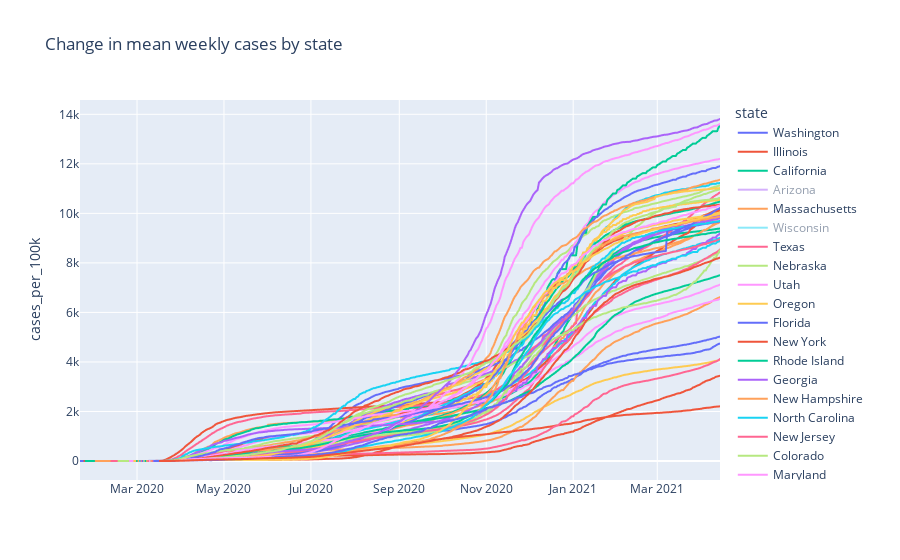

Here is the notebook cell this chart was saved with:
### Code cell
px.line(data_frame = usa_df, x= 'date', y= 'cases_per_100k',
        title="Change in mean weekly cases by state", color='state',
        labels={'weekly_rolling_new_cases':'Weekly new cases', 'date':''})

### Figure 1 — Plotly figure (JSON) as saved in the notebook; plotly's stock layout.template omitted (floating-point values rounded to 4 significant figures; data arrays with more than 128 entries replaced by an {"elided": "..."} marker saying what was removed)
{"data": [{"hovertemplate": "state=Washington<br>=%{x}<br>cases_per_100k=%{y}<extra></extra>", "legendgroup": "Washington", "line": {"color": "#636efa", "dash": "solid"}, "mode": "lines", "name": "Washington", "showlegend": true, "type": "scattergl", "x": {"elided": "450 str values"}, "xaxis": "x", "y": {"elided": "450 float values"}, "yaxis": "y"}, {"hovertemplate": "state=Illinois<br>=%{x}<br>cases_per_100k=%{y}<extra></extra>", "legendgroup": "Illinois", "line": {"color": "#EF553B", "dash": "solid"}, "mode": "lines", "name": "Illinois", "showlegend": true, "type": "scattergl", "x": {"elided": "447 str values"}, "xaxis": "x", "y": {"elided": "447 float values"}, "yaxis": "y"}, {"hovertemplate": "state=California<br>=%{x}<br>cases_per_100k=%{y}<extra></extra>", "legendgroup": "California", "line": {"color": "#00cc96", "dash": "solid"}, "mode": "lines", "name": "California", "showlegend": true, "type": "scattergl", "x": {"elided": "446 str values"}, "xaxis": "x", "y": {"elided": "446 float values"}, "yaxis": "y"}, {"hovertemplate": "state=Arizona<br>=%{x}<br>cases_per_100k=%{y}<extra></extra>", "legendgroup": "Arizona", "line": {"color": "#ab63fa", "dash": "solid"}, "mode": "lines", "name": "Arizona", "showlegend": true, "type": "scattergl", "visible": "legendonly", "x": {"elided": "445 str values"}, "xaxis": "x", "y": {"elided": "445 float values"}, "yaxis": "y"}, {"hovertemplate": "state=Massachusetts<br>=%{x}<br>cases_per_100k=%{y}<extra></extra>", "legendgroup": "Massachusetts", "line": {"color": "#FFA15A", "dash": "solid"}, "mode": "lines", "name": "Massachusetts", "showlegend": true, "type": "scattergl", "x": {"elided": "439 str values"}, "xaxis": "x", "y": {"elided": "439 float values"}, "yaxis": "y"}, {"hovertemplate": "state=Wisconsin<br>=%{x}<br>cases_per_100k=%{y}<extra></extra>", "legendgroup": "Wisconsin", "line": {"color": "#19d3f3", "dash": "solid"}, "mode": "lines", "name": "Wisconsin", "showlegend": true, "type": "scattergl", "visible": "legendonly", "x": {"elided": "435 str values"}, "xaxis": "x", "y": {"elided": "435 float values"}, "yaxis": "y"}, {"hovertemplate": "state=Texas<br>=%{x}<br>cases_per_100k=%{y}<extra></extra>", "legendgroup": "Texas", "line": {"color": "#FF6692", "dash": "solid"}, "mode": "lines", "name": "Texas", "showlegend": true, "type": "scattergl", "x": {"elided": "428 str values"}, "xaxis": "x", "y": {"elided": "428 float values"}, "yaxis": "y"}, {"hovertemplate": "state=Nebraska<br>=%{x}<br>cases_per_100k=%{y}<extra></extra>", "legendgroup": "Nebraska", "line": {"color": "#B6E880", "dash": "solid"}, "mode": "lines", "name": "Nebraska", "showlegend": true, "type": "scattergl", "x": {"elided": "423 str values"}, "xaxis": "x", "y": {"elided": "423 float values"}, "yaxis": "y"}, {"hovertemplate": "state=Utah<br>=%{x}<br>cases_per_100k=%{y}<extra></extra>", "legendgroup": "Utah", "line": {"color": "#FF97FF", "dash": "solid"}, "mode": "lines", "name": "Utah", "showlegend": true, "type": "scattergl", "x": {"elided": "415 str values"}, "xaxis": "x", "y": {"elided": "415 float values"}, "yaxis": "y"}, {"hovertemplate": "state=Oregon<br>=%{x}<br>cases_per_100k=%{y}<extra></extra>", "legendgroup": "Oregon", "line": {"color": "#FECB52", "dash": "solid"}, "mode": "lines", "name": "Oregon", "showlegend": true, "type": "scattergl", "x": {"elided": "412 str values"}, "xaxis": "x", "y": {"elided": "412 float values"}, "yaxis": "y"}, {"hovertemplate": "state=Florida<br>=%{x}<br>cases_per_100k=%{y}<extra></extra>", "legendgroup": "Florida", "line": {"color": "#636efa", "dash": "solid"}, "mode": "lines", "name": "Florida", "showlegend": true, "type": "scattergl", "x": {"elided": "410 str values"}, "xaxis": "x", "y": {"elided": "410 float values"}, "yaxis": "y"}, {"hovertemplate": "state=New York<br>=%{x}<br>cases_per_100k=%{y}<extra></extra>", "legendgroup": "New York", "line": {"color": "#EF553B", "dash": "solid"}, "mode": "lines", "name": "New York", "showlegend": true, "type": "scattergl", "x": {"elided": "410 str values"}, "xaxis": "x", "y": {"elided": "410 float values"}, "yaxis": "y"}, {"hovertemplate": "state=Rhode Island<br>=%{x}<br>cases_per_100k=%{y}<extra></extra>", "legendgroup": "Rhode Island", "line": {"color": "#00cc96", "dash": "solid"}, "mode": "lines", "name": "Rhode Island", "showlegend": true, "type": "scattergl", "x": {"elided": "410 str values"}, "xaxis": "x", "y": {"elided": "410 float values"}, "yaxis": "y"}, {"hovertemplate": "state=Georgia<br>=%{x}<br>cases_per_100k=%{y}<extra></extra>", "legendgroup": "Georgia", "line": {"color": "#ab63fa", "dash": "solid"}, "mode": "lines", "name": "Georgia", "showlegend": true, "type": "scattergl", "x": {"elided": "409 str values"}, "xaxis": "x", "y": {"elided": "409 float values"}, "yaxis": "y"}, {"hovertemplate": "state=New Hampshire<br>=%{x}<br>cases_per_100k=%{y}<extra></extra>", "legendgroup": "New Hampshire", "line": {"color": "#FFA15A", "dash": "solid"}, "mode": "lines", "name": "New Hampshire", "showlegend": true, "type": "scattergl", "x": {"elided": "409 str values"}, "xaxis": "x", "y": {"elided": "409 float values"}, "yaxis": "y"}, {"hovertemplate": "state=North Carolina<br>=%{x}<br>cases_per_100k=%{y}<extra></extra>", "legendgroup": "North Carolina", "line": {"color": "#19d3f3", "dash": "solid"}, "mode": "lines", "name": "North Carolina", "showlegend": true, "type": "scattergl", "x": {"elided": "408 str values"}, "xaxis": "x", "y": {"elided": "408 float values"}, "yaxis": "y"}, {"hovertemplate": "state=New Jersey<br>=%{x}<br>cases_per_100k=%{y}<extra></extra>", "legendgroup": "New Jersey", "line": {"color": "#FF6692", "dash": "solid"}, "mode": "lines", "name": "New Jersey", "showlegend": true, "type": "scattergl", "x": {"elided": "407 str values"}, "xaxis": "x", "y": {"elided": "407 float values"}, "yaxis": "y"}, {"hovertemplate": "state=Colorado<br>=%{x}<br>cases_per_100k=%{y}<extra></extra>", "legendgroup": "Colorado", "line": {"color": "#B6E880", "dash": "solid"}, "mode": "lines", "name": "Colorado", "showlegend": true, "type": "scattergl", "x": {"elided": "406 str values"}, "xaxis": "x", "y": {"elided": "406 float values"}, "yaxis": "y"}, {"hovertemplate": "state=Maryland<br>=%{x}<br>cases_per_100k=%{y}<extra></extra>", "legendgroup": "Maryland", "line": {"color": "#FF97FF", "dash": "solid"}, "mode": "lines", "name": "Maryland", "showlegend": true, "type": "scattergl", "x": {"elided": "406 str values"}, "xaxis": "x", "y": {"elided": "406 float values"}, "yaxis": "y"}, {"hovertemplate": "state=Nevada<br>=%{x}<br>cases_per_100k=%{y}<extra></extra>", "legendgroup": "Nevada", "line": {"color": "#FECB52", "dash": "solid"}, "mode": "lines", "name": "Nevada", "showlegend": true, "type": "scattergl", "x": {"elided": "406 str values"}, "xaxis": "x", "y": {"elided": "406 float values"}, "yaxis": "y"}, {"hovertemplate": "state=Tennessee<br>=%{x}<br>cases_per_100k=%{y}<extra></extra>", "legendgroup": "Tennessee", "line": {"color": "#636efa", "dash": "solid"}, "mode": "lines", "name": "Tennessee", "showlegend": true, "type": "scattergl", "x": {"elided": "406 str values"}, "xaxis": "x", "y": {"elided": "406 float values"}, "yaxis": "y"}, {"hovertemplate": "state=Hawaii<br>=%{x}<br>cases_per_100k=%{y}<extra></extra>", "legendgroup": "Hawaii", "line": {"color": "#EF553B", "dash": "solid"}, "mode": "lines", "name": "Hawaii", "showlegend": true, "type": "scattergl", "x": {"elided": "405 str values"}, "xaxis": "x", "y": {"elided": "405 float values"}, "yaxis": "y"}, {"hovertemplate": "state=Indiana<br>=%{x}<br>cases_per_100k=%{y}<extra></extra>", "legendgroup": "Indiana", "line": {"color": "#00cc96", "dash": "solid"}, "mode": "lines", "name": "Indiana", "showlegend": true, "type": "scattergl", "x": {"elided": "405 str values"}, "xaxis": "x", "y": {"elided": "405 float values"}, "yaxis": "y"}, {"hovertemplate": "state=Kentucky<br>=%{x}<br>cases_per_100k=%{y}<extra></extra>", "legendgroup": "Kentucky", "line": {"color": "#ab63fa", "dash": "solid"}, "mode": "lines", "name": "Kentucky", "showlegend": true, "type": "scattergl", "x": {"elided": "405 str values"}, "xaxis": "x", "y": {"elided": "405 float values"}, "yaxis": "y"}, {"hovertemplate": "state=Minnesota<br>=%{x}<br>cases_per_100k=%{y}<extra></extra>", "legendgroup": "Minnesota", "line": {"color": "#FFA15A", "dash": "solid"}, "mode": "lines", "name": "Minnesota", "showlegend": true, "type": "scattergl", "x": {"elided": "405 str values"}, "xaxis": "x", "y": {"elided": "405 float values"}, "yaxis": "y"}, {"hovertemplate": "state=Oklahoma<br>=%{x}<br>cases_per_100k=%{y}<extra></extra>", "legendgroup": "Oklahoma", "line": {"color": "#19d3f3", "dash": "solid"}, "mode": "lines", "name": "Oklahoma", "showlegend": true, "type": "scattergl", "x": {"elided": "405 str values"}, "xaxis": "x", "y": {"elided": "405 float values"}, "yaxis": "y"}, {"hovertemplate": "state=Pennsylvania<br>=%{x}<br>cases_per_100k=%{y}<extra></extra>", "legendgroup": "Pennsylvania", "line": {"color": "#FF6692", "dash": "solid"}, "mode": "lines", "name": "Pennsylvania", "showlegend": true, "type": "scattergl", "x": {"elided": "405 str values"}, "xaxis": "x", "y": {"elided": "405 float values"}, "yaxis": "y"}, {"hovertemplate": "state=South Carolina<br>=%{x}<br>cases_per_100k=%{y}<extra></extra>", "legendgroup": "South Carolina", "line": {"color": "#B6E880", "dash": "solid"}, "mode": "lines", "name": "South Carolina", "showlegend": true, "type": "scattergl", "x": {"elided": "405 str values"}, "xaxis": "x", "y": {"elided": "405 float values"}, "yaxis": "y"}, {"hovertemplate": "state=District of Columbia<br>=%{x}<br>cases_per_100k=%{y}<extra></extra>", "legendgroup": "District of Columbia", "line": {"color": "#FF97FF", "dash": "solid"}, "mode": "lines", "name": "District of Columbia", "showlegend": true, "type": "scattergl", "x": {"elided": "404 str values"}, "xaxis": "x", "y": {"elided": "404 float values"}, "yaxis": "y"}, {"hovertemplate": "state=Kansas<br>=%{x}<br>cases_per_100k=%{y}<extra></extra>", "legendgroup": "Kansas", "line": {"color": "#FECB52", "dash": "solid"}, "mode": "lines", "name": "Kansas", "showlegend": true, "type": "scattergl", "x": {"elided": "404 str values"}, "xaxis": "x", "y": {"elided": "404 float values"}, "yaxis": "y"}, {"hovertemplate": "state=Missouri<br>=%{x}<br>cases_per_100k=%{y}<extra></extra>", "legendgroup": "Missouri", "line": {"color": "#636efa", "dash": "solid"}, "mode": "lines", "name": "Missouri", "showlegend": true, "type": "scattergl", "x": {"elided": "404 str values"}, "xaxis": "x", "y": {"elided": "404 float values"}, "yaxis": "y"}, {"hovertemplate": "state=Vermont<br>=%{x}<br>cases_per_100k=%{y}<extra></extra>", "legendgroup": "Vermont", "line": {"color": "#EF553B", "dash": "solid"}, "mode": "lines", "name": "Vermont", "showlegend": true, "type": "scattergl", "x": {"elided": "404 str values"}, "xaxis": "x", "y": {"elided": "404 float values"}, "yaxis": "y"}, {"hovertemplate": "state=Virginia<br>=%{x}<br>cases_per_100k=%{y}<extra></extra>", "legendgroup": "Virginia", "line": {"color": "#00cc96", "dash": "solid"}, "mode": "lines", "name": "Virginia", "showlegend": true, "type": "scattergl", "x": {"elided": "404 str values"}, "xaxis": "x", "y": {"elided": "404 float values"}, "yaxis": "y"}, {"hovertemplate": "state=Connecticut<br>=%{x}<br>cases_per_100k=%{y}<extra></extra>", "legendgroup": "Connecticut", "line": {"color": "#ab63fa", "dash": "solid"}, "mode": "lines", "name": "Connecticut", "showlegend": true, "type": "scattergl", "x": {"elided": "403 str values"}, "xaxis": "x", "y": {"elided": "403 float values"}, "yaxis": "y"}, {"hovertemplate": "state=Iowa<br>=%{x}<br>cases_per_100k=%{y}<extra></extra>", "legendgroup": "Iowa", "line": {"color": "#FFA15A", "dash": "solid"}, "mode": "lines", "name": "Iowa", "showlegend": true, "type": "scattergl", "x": {"elided": "403 str values"}, "xaxis": "x", "y": {"elided": "403 float values"}, "yaxis": "y"}, {"hovertemplate": "state=Louisiana<br>=%{x}<br>cases_per_100k=%{y}<extra></extra>", "legendgroup": "Louisiana", "line": {"color": "#19d3f3", "dash": "solid"}, "mode": "lines", "name": "Louisiana", "showlegend": true, "type": "scattergl", "x": {"elided": "402 str values"}, "xaxis": "x", "y": {"elided": "402 float values"}, "yaxis": "y"}, {"hovertemplate": "state=Ohio<br>=%{x}<br>cases_per_100k=%{y}<extra></extra>", "legendgroup": "Ohio", "line": {"color": "#FF6692", "dash": "solid"}, "mode": "lines", "name": "Ohio", "showlegend": true, "type": "scattergl", "x": {"elided": "402 str values"}, "xaxis": "x", "y": {"elided": "402 float values"}, "yaxis": "y"}, {"hovertemplate": "state=Michigan<br>=%{x}<br>cases_per_100k=%{y}<extra></extra>", "legendgroup": "Michigan", "line": {"color": "#B6E880", "dash": "solid"}, "mode": "lines", "name": "Michigan", "showlegend": true, "type": "scattergl", "x": {"elided": "401 str values"}, "xaxis": "x", "y": {"elided": "401 float values"}, "yaxis": "y"}, {"hovertemplate": "state=South Dakota<br>=%{x}<br>cases_per_100k=%{y}<extra></extra>", "legendgroup": "South Dakota", "line": {"color": "#FF97FF", "dash": "solid"}, "mode": "lines", "name": "South Dakota", "showlegend": true, "type": "scattergl", "x": {"elided": "401 str values"}, "xaxis": "x", "y": {"elided": "401 float values"}, "yaxis": "y"}, {"hovertemplate": "state=Arkansas<br>=%{x}<br>cases_per_100k=%{y}<extra></extra>", "legendgroup": "Arkansas", "line": {"color": "#FECB52", "dash": "solid"}, "mode": "lines", "name": "Arkansas", "showlegend": true, "type": "scattergl", "x": {"elided": "400 str values"}, "xaxis": "x", "y": {"elided": "400 float values"}, "yaxis": "y"}, {"hovertemplate": "state=Delaware<br>=%{x}<br>cases_per_100k=%{y}<extra></extra>", "legendgroup": "Delaware", "line": {"color": "#636efa", "dash": "solid"}, "mode": "lines", "name": "Delaware", "showlegend": true, "type": "scattergl", "x": {"elided": "400 str values"}, "xaxis": "x", "y": {"elided": "400 float values"}, "yaxis": "y"}, {"hovertemplate": "state=Mississippi<br>=%{x}<br>cases_per_100k=%{y}<extra></extra>", "legendgroup": "Mississippi", "line": {"color": "#EF553B", "dash": "solid"}, "mode": "lines", "name": "Mississippi", "showlegend": true, "type": "scattergl", "x": {"elided": "400 str values"}, "xaxis": "x", "y": {"elided": "400 float values"}, "yaxis": "y"}, {"hovertemplate": "state=New Mexico<br>=%{x}<br>cases_per_100k=%{y}<extra></extra>", "legendgroup": "New Mexico", "line": {"color": "#00cc96", "dash": "solid"}, "mode": "lines", "name": "New Mexico", "showlegend": true, "type": "scattergl", "x": {"elided": "400 str values"}, "xaxis": "x", "y": {"elided": "400 float values"}, "yaxis": "y"}, {"hovertemplate": "state=North Dakota<br>=%{x}<br>cases_per_100k=%{y}<extra></extra>", "legendgroup": "North Dakota", "line": {"color": "#ab63fa", "dash": "solid"}, "mode": "lines", "name": "North Dakota", "showlegend": true, "type": "scattergl", "x": {"elided": "400 str values"}, "xaxis": "x", "y": {"elided": "400 float values"}, "yaxis": "y"}, {"hovertemplate": "state=Wyoming<br>=%{x}<br>cases_per_100k=%{y}<extra></extra>", "legendgroup": "Wyoming", "line": {"color": "#FFA15A", "dash": "solid"}, "mode": "lines", "name": "Wyoming", "showlegend": true, "type": "scattergl", "x": {"elided": "400 str values"}, "xaxis": "x", "y": {"elided": "400 float values"}, "yaxis": "y"}, {"hovertemplate": "state=Alaska<br>=%{x}<br>cases_per_100k=%{y}<extra></extra>", "legendgroup": "Alaska", "line": {"color": "#19d3f3", "dash": "solid"}, "mode": "lines", "name": "Alaska", "showlegend": true, "type": "scattergl", "x": {"elided": "399 str values"}, "xaxis": "x", "y": {"elided": "399 float values"}, "yaxis": "y"}, {"hovertemplate": "state=Maine<br>=%{x}<br>cases_per_100k=%{y}<extra></extra>", "legendgroup": "Maine", "line": {"color": "#FF6692", "dash": "solid"}, "mode": "lines", "name": "Maine", "showlegend": true, "type": "scattergl", "x": {"elided": "399 str values"}, "xaxis": "x", "y": {"elided": "399 float values"}, "yaxis": "y"}, {"hovertemplate": "state=Alabama<br>=%{x}<br>cases_per_100k=%{y}<extra></extra>", "legendgroup": "Alabama", "line": {"color": "#B6E880", "dash": "solid"}, "mode": "lines", "name": "Alabama", "showlegend": true, "type": "scattergl", "x": {"elided": "398 str values"}, "xaxis": "x", "y": {"elided": "398 float values"}, "yaxis": "y"}, {"hovertemplate": "state=Idaho<br>=%{x}<br>cases_per_100k=%{y}<extra></extra>", "legendgroup": "Idaho", "line": {"color": "#FF97FF", "dash": "solid"}, "mode": "lines", "name": "Idaho", "showlegend": true, "type": "scattergl", "x": {"elided": "398 str values"}, "xaxis": "x", "y": {"elided": "398 float values"}, "yaxis": "y"}, {"hovertemplate": "state=Montana<br>=%{x}<br>cases_per_100k=%{y}<extra></extra>", "legendgroup": "Montana", "line": {"color": "#FECB52", "dash": "solid"}, "mode": "lines", "name": "Montana", "showlegend": true, "type": "scattergl", "x": {"elided": "398 str values"}, "xaxis": "x", "y": {"elided": "398 float values"}, "yaxis": "y"}, {"hovertemplate": "state=Puerto Rico<br>=%{x}<br>cases_per_100k=%{y}<extra></extra>", "legendgroup": "Puerto Rico", "line": {"color": "#636efa", "dash": "solid"}, "mode": "lines", "name": "Puerto Rico", "showlegend": true, "type": "scattergl", "x": {"elided": "398 str values"}, "xaxis": "x", "y": {"elided": "398 float values"}, "yaxis": "y"}, {"hovertemplate": "state=West Virginia<br>=%{x}<br>cases_per_100k=%{y}<extra></extra>", "legendgroup": "West Virginia", "line": {"color": "#EF553B", "dash": "solid"}, "mode": "lines", "name": "West Virginia", "showlegend": true, "type": "scattergl", "x": {"elided": "394 str values"}, "xaxis": "x", "y": {"elided": "394 float values"}, "yaxis": "y"}], "layout": {"autosize": true, "legend": {"title": {"text": "state"}, "tracegroupgap": 0}, "title": {"text": "Change in mean weekly cases by state"}, "xaxis": {"anchor": "y", "autorange": true, "domain": [0, 1], "range": ["2020-01-21", "2021-04-14"], "title": {"text": ""}, "type": "date"}, "yaxis": {"anchor": "x", "autorange": true, "domain": [0, 1], "range": [-767.3, 14580.0], "title": {"text": "cases_per_100k"}, "type": "linear"}}}
